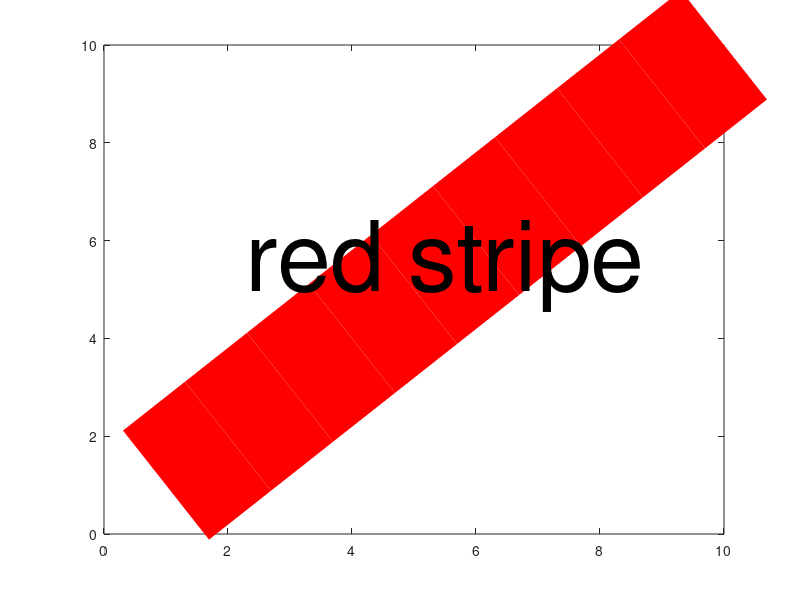

This figure's MATLAB source: (Note: this script raises an error after producing the figure.)

%% Plotting II
% This week we will continue learning about plotting in MATLAB. Covering
% some additional plot types, and manipulating plots through the command
% line. 


%% Line plot
% We learned to make simple line plots last week. The line plot is best
% suited for representing continuous signals. For us, a continuous signal
% will be, for the most part, time-series data, that is, an ordered sequence
% of samples representing a magnitude, over across equal intervals in time.

% load data for today:
load('pupil_diam_2.mat') %variable called pupil_diam

% Hark, a new variable type has appeared!
%
% This variable is called a struct (for structure). Structs are often used
% to help organize collections of data. In general, a struct has multiple
% fields (you can think of these like folders), and data is stored into
% these fields. The struct variable is separated from it's fields with a 
% '.' 
%
% For now, just remember the struct as primarily a tool for helping to 
%   organize data. 
%
% struct syntax looks like this:
%   example_struct.field_name = value
%
% an example:
example_struct.first_field = 1;
example_struct.second_field = [1:10];
example_struct.third_field = ones(4,4);
% Congrats, you just made your first struct!

% Lets take a look at the pupil_diam struct
% pupil_diam = 
%      p_1: [22x526 single]
%      p_2: [4x526 single]
%      p_3: [11x526 single]
%      ...
% Each field in the struct refers to a participant. The content of each 
% field follows the same convention as last class (rows = trials, columns = 
%   pupil diameter, over time)
%
% Accessing the data for a given participant is straight forward:
participant_1_trial_matrix = pupil_diam.p_1;
size(participant_1_trial_matrix)
participant_13_trial_matrix = pupil_diam.p_13;
% again note, pupil_diam is the struct variable, and the items following the 
%   '.' are the fields. The fields contain values like a variable normally
%   would. 


% Plotting a line plot with X axis and Y axis data
%   Grab the first trial from the 3rd participant
    signal = pupil_diam.p_3(1,:); %easy!
    figure %make figure window
%   last week, we were plotting data like this:
    plot(signal)
%   This is actually a shortcut. Glad we did the easy was first, right?
%
%   The shortcut is, that by only providing data points on the y axis
%   MATLAB simply creates the x axis based on the sample number.
    plot(signal)
%   is equivalent to
    xdata = 1:size(signal,2);
    ydata = signal;
    plot(xdata, ydata)
    
%   note the x data labels, on the plot, refers to sample number
% 
%   This shortcut is sometimes fine, but not often. In our case, the eye 
%       tracker records the pupil diameter 60 times a second. That means 
%       each sample in this data (each column) is 1 second / 60 = 16.6667 
%       milliseconds. We need to include this information in our plots.
%
%   So how much time does 526 samples represent?
    526 * (1 / 60)
%   8.77 seconds.
% 
%   How can we add this information to the plot? Surely it is important to
%   	know the scale at which the pupil diameter is changing.
% 
%   We have to create a vector to define time over the x axis
% 
%   Create x axis:
    sample_duration_in_seconds = (1 / 60);
    num_samples = size(signal, 2);
    time_ax = (1:num_samples) .* sample_duration_in_seconds;
%   plot signal with time axis
    plot(time_ax, signal)
%   add some labels
    xlabel('time (s)')
    ylabel('pupil diameter')
% This usage, plot(x_data, y_data), is much more typical in signal
% analysis. plot(y_data) is handy for trouble shooting, or testing
% new ideas, but for anything beyond, you will have to get in the 
% habit of including the x axis data (almost always time series points)



% Manipulating plot appearance in the command line
%   Last week we learned to change the way a plot looks using the plot
%   editor button. Though useful, this method of changing plot appearance
%   is not always convenient when building figures. So often, you will need
%   to rely on using commands to change appearance of figures. 

%   Interacting with figure objects (lines, axes, the legend, etc) is
%   generally performed in two ways. The first is passing arguments along
%   with the initial plot command. For example:
    plot_handle = plot(1:10,'linewidth',100,'color','r')
    text_handle = text(5.5,5.5, 'red stripe', 'fontsize',70,'horizontalalignment','center')
%   You can also alter appearance by using 'handles'. Any command that draws
%   an object on the figure window will create a handle. If you save the
%   handle to a variable (like I did above), you can use it to later change
%   appearance of that object. Handles essentially allow you to access any 
%   figure items from the workspace. This is a very useful feature in MATLAB.
%
%   Handles are a special type of variable. They look a bit like structs,
%   but have a bunch of extra code, within them, that runs whenever the 
%   values within in are changed. It's easiest to think of handles as little
%   computer programs that live in your workspace, ready to do your bidding
%   on the figure.
%
%   Handles list all the properties that can be changed in a graphics object:
    plot_handle % this is my line object, accessible as a variable
    text_handle % this is my text object, accessible as a variable
%
% Lets manipulate the figure properties using the handles.  
    text_handle.Rotation = 45;
    text_handle.FontName = 'Brush Script MT';
    text_handle.FontSize = 130;
    text_handle.Color = 'w';
%
%   color can be changed in two ways, with the color code shortcut
%
    text_handle.Color = 'r';
    text_handle.Color = 'g';
    text_handle.Color = 'b';
    text_handle.Color = 'k';
    text_handle.Color = 'y';
    text_handle.Color = 'm';
    
    % or with rbg values
    text_handle.Color = [1 1 1];
    text_handle.Color = [1 0 0];
    text_handle.Color = [0 1 0];
    text_handle.Color = [200 50 200]/255;
    clf

%   As an example, we will plot two participants trials, and each 
%       participants' mean signal
%
%   A.k.a our fanciest plot yet.
% 
%   data to plot
    partcp_1 = pupil_diam.p_3; 
    partcp_2 = pupil_diam.p_13; 
%   make time axis
    time_ax = (1:size(partcp_1,2)) .* (1/60);
%   prep figure
    clf
    hold on;
%   plot first 
    for cur_sig = partcp_1' % hey neat trick, why does this work!?
       p_1_hndls = plot(time_ax, cur_sig, 'color','b','linestyle',':');
    end
%   plot mean
    p_1_mean_hndl = plot(time_ax, mean(partcp_1),'linewidth',2,'color','b')
%   plot second 
    for cur_sig = partcp_2'
       p_2_hndls = plot(time_ax, cur_sig, 'color','r','linestyle',':');
    end
%   plot mean
    p_2_mean_hndl = plot(time_ax, mean(partcp_2),'linewidth',2,'color','r')
%   add a legend
    legend([p_1_mean_hndl, p_2_mean_hndl, p_1_hndls, p_2_hndls],...
        {'p 1 mean', 'p 2 mean','p 1','p 2'})
    
    % unpack the legend command
        % A new variable type appears!
        % Cell variables used to make lists of items where each item can
        % have a different length. With a matrix, each row must be the same
        % length. And so Cells are useful for lists of text, since text
        % lists seldom have items of matching length.
        % For the time being we will use cells for text lists, and not much
        % more.
        % the syntax for cell lists/arrays is simple, use {} instead of []
         my_list_of_equal_lengths = ['tim';'tom';'rod';'tod'];       
            % creates matrix
         my_list_of_unequal_lengths = ['hi';'hello';'holla';'hey'];       
            % creates matrix   
         my_list_of_unequal_lengths = {'hi';'hello';'holla';'hey'};       
         my_list_of_equal_lengths = {'tim';'tom';'rod';'tod'};       

    
    
 
% Line plots are great for continuous data. But what about other data
% types?
%   Participation question time!
% The bar plot
%   simulate class marks for 250 students, over 3 tests:
    simulated_class_marks = randi([1 80],250,3);
%   rows as students, tests as columns
    simulated_class_marks(:,2) = simulated_class_marks(:,2) * 1.2; % make the grades better on the second test
    simulated_class_marks(:,1) = simulated_class_marks(:,1) * .8; % make the grades worse on the first test
%   because the test means are columns, easy to do this:
    test_means = mean(simulated_class_marks);

%   how would you represent this data?
    clf
    bar_handle = bar(test_means);
%   lets add labels to bars    
    axis_handle = gca;
    % see: doc gca
    % for more information on why this works.
    axis_handle.XTickLabel = {'test 1','test 2','test 3'};  %a cell array!
    % alternative method:
    set(gca,'xticklabel',{'test 1','test 2','test 3'});

%   add some more marks:
    simulated_class_marks(:,4) = randi([1 30],250,1); %low grades
    simulated_class_marks(:,5) = randi([1 40],250,1);
    simulated_class_marks(:,6) = randi([10 50],250,1); %higher
    simulated_class_marks(:,7) = randi([20 60],250,1);
    simulated_class_marks(:,8) = randi([30 100],250,1); %higher still
%   now the list is 250 rows, representing students, and 8 columns 
%   representing tests.
%
%   I'd like to make a bar plot, for the mean of each test, with each
%   bar having a different color:
%   To do this, we need to use a loop, and plot each bar separately. 
%   Remember how the plot command takes arguments like this ?
%   plot(x_axis, y_axis) ?
%   The bar() command is no different, we'll take advantage of this 
%   feature now. 
    figure
    clf
    hold on;
    for ii = 1:size(simulated_class_marks,2)
        x_pos = ii;
        disp(['Plotting the first bar at x = ' num2str(x_pos)])

        test_number = ii;
        this_tests_marks = simulated_class_marks(:, test_number);
        this_tests_mean = mean(this_tests_marks);
        bar_h = bar(x_pos, this_tests_mean);
        bar_h.FaceColor = [ii/8 0 1];
        %here I am changing the face color of the bar based on the counter
        %values
        drawnow
        pause(.5)
    end

% In this example our counter variable (ii) is doing a lot of hard work. 
% What are the three things we are using it for?

% 1) X axis location
% 2) Test number to plot
% 3) Manipulating colour



%% task

% for participant 13, plot each trial in a blue dotted line.
% plot the max of all participant 13 trials value in thick blue
% plot the min of all participant 13 trials value in thick red
% plot the median of all participant 13 trials value in thick magenta
% be sure to include the time axis. 
% Bonus task - when plotting each trial, vary the color so that each trial
% is a different color.
%
% This code will be very similar to last week, but now you will also be
% changing the way the lines look as you plot them. 

%% your matlab code starts

load('pupil_diam_2.mat') %variable called pupil_diam

participant_13_trial_matrix = pupil_diam.p_13;



% start with last weeks code! No freebies from me today!


